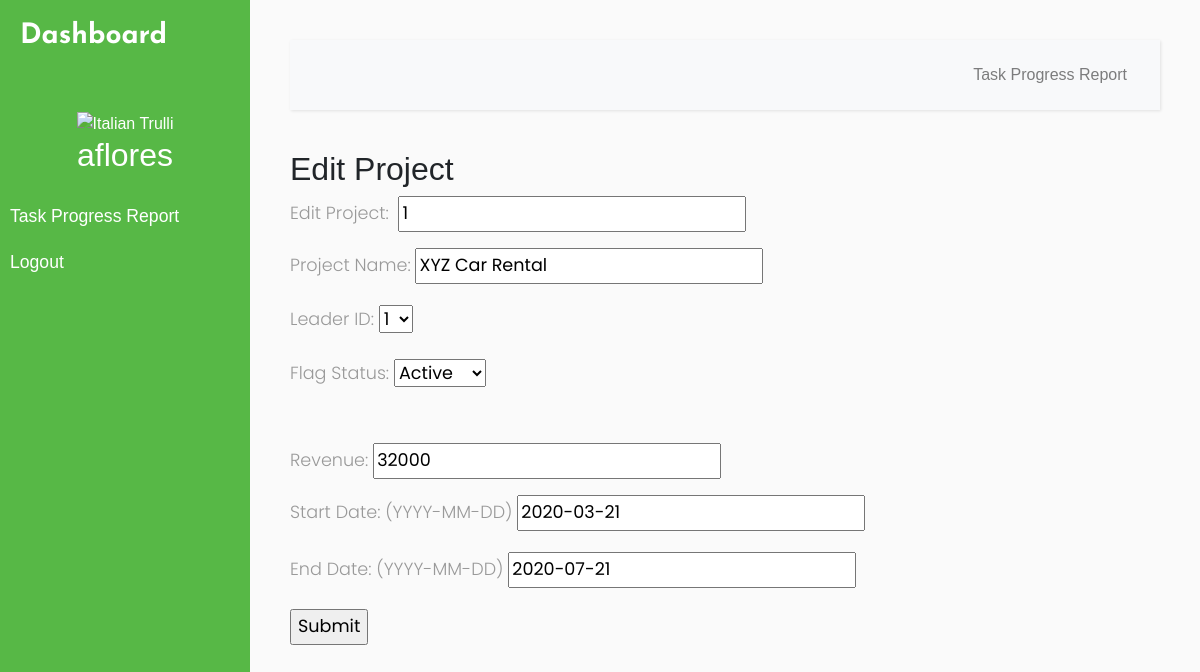
The app's page /EditProject.php?name=XYZ Car Rental (signed in) with its own data.
### tables this page shows
CREATE TABLE USER_LOGIN(
	Username varchar(15) PRIMARY KEY NOT NULL,
    ClientID int(6),
    EmployeeID int(6),
    PasswordHash BINARY(20) NOT NULL,
    Salt BINARY(20) NOT NULL,
    FOREIGN KEY (ClientID) REFERENCES client(ClientID),
    FOREIGN KEY (EmployeeID) REFERENCES employee(EmployeeID)
);

CREATE TABLE MENU(
	MenuID int(6) PRIMARY KEY AUTO_INCREMENT,
    MenuName varchar(30) NOT NULL,
    url varchar(50)
);

CREATE TABLE `PROJECT` (
  `ProjectID` int(6) NOT NULL,
  `ProjectName` varchar(20) DEFAULT NULL,
  `ProjectLeaderID` int(6) NOT NULL,
  `FlagStatus` varchar(1) DEFAULT NULL,
  `Revenue` double DEFAULT NULL,
  `NetGainOrLoss` double DEFAULT NULL,
  `Start_Date` date DEFAULT NULL,
  `End_Date` date DEFAULT NULL
);

### Module/Login/session.php (called while the page is built, shortened)
<?php
$user_check=$_SESSION['login_user'];
$ses_sql=mysqli_query($conn,"SELECT Username, EmployeeName FROM `USER_LOGIN` a INNER JOIN `EMPLOYEE` b ON a.EmployeeID = b.EmployeeID AND Username = '".$user_check."'");
$row = mysqli_fetch_assoc($ses_sql);
$login_session = $row['Username'];
if(!isset($login_session)){
    $ses_sql=mysqli_query($conn,"SELECT Username, ClientName FROM `USER_LOGIN` a INNER JOIN `CLIENT` b ON a.ClientID = b.ClientID AND Username = '".$user_check."'");
    $row = mysqli_fetch_assoc($ses_sql);
    $login_session = $row['Username'];
}
?>

### EditProject.php (the view, shortened to what this page needs)
<?php require_once('Connections/remotesql.php'); ?>
<?php
if (!function_exists("GetSQLValueString")) {
function GetSQLValueString($theValue, $theType, $theDefinedValue = "", $theNotDefinedValue = "")
{
  $theValue = function_exists("mysql_real_escape_string") ? mysql_real_escape_string($theValue) : mysql_escape_string($theValue);
  switch ($theType) {
    case "text":
      $theValue = ($theValue != "") ? "'" . $theValue . "'" : "NULL";
      break;
    case "long":
    case "int":
      $theValue = ($theValue != "") ? intval($theValue) : "NULL";
      break;
  }
  return $theValue;
}
}
$editFormAction = $_SERVER['PHP_SELF'];
if (isset($_SERVER['QUERY_STRING'])) {
  $editFormAction .= "?" . htmlentities($_SERVER['QUERY_STRING']);
}
$colname_Recordset1 = "-1";
if (isset($_GET['name'])) {
  $colname_Recordset1 = $_GET['name'];
}
$query_Recordset1 = sprintf("SELECT ProjectID, ProjectName, ProjectLeaderID, FlagStatus, Revenue, Start_Date, End_Date FROM PROJECT WHERE ProjectName = %s", GetSQLValueString($colname_Recordset1, "text"));
$Recordset1 = mysql_query($query_Recordset1, $remotesql) or die(mysql_error());
$row_Recordset1 = mysql_fetch_assoc($Recordset1);
$query_Recordset2 = "SELECT EmployeeID FROM EMPLOYEE";
$Recordset2 = mysql_query($query_Recordset2, $remotesql) or die(mysql_error());
$row_Recordset2 = mysql_fetch_assoc($Recordset2);
?>
<?php include 'Source/connect.php';?>
<?php include('Module/Login/session.php'); ?>
<!DOCTYPE html>
<html>
<head>
    <link rel="stylesheet" href="https://stackpath.bootstrapcdn.com/bootstrap/4.1.0/css/bootstrap.min.css">
    <link rel="stylesheet" href="style2.css">
    <link rel="stylesheet" href="https://cdnjs.cloudflare.com/ajax/libs/malihu-custom-scrollbar-plugin/3.1.5/jquery.mCustomScrollbar.min.css">
</head>
<body>
    <div class="wrapper">
        <nav id="sidebar">
            <div class="sidebar-header">
                <h3 >Dashboard</h3>
            </div>
            <ul class="list-unstyled components">
                <div class="nav-image">
                <img src="https://avatar-management--avatars.us-west-2.prod.public.atl-paas.net/default-avatar.png" alt="Italian Trulli">
                <h2><? echo $login_session?></h2>
                </div>
                <? $sql_menu = "SELECT MENU.MenuName, MENU.url FROM MENU, ASSIGNED_MENU WHERE MENU.MenuID = ASSIGNED_MENU.MenuID AND ASSIGNED_MENU.Username = '$login_session'";
                $result_menu = $conn->query($sql_menu);
                while($row_menu = $result_menu->fetch_array()){
                ?>
                <li>
                <a href="<? echo $row_menu[1]; ?>"><div onclick="pageClick(this)"> <? echo $row_menu[0]; ?> </div></a>
                </li>
                <?
                }
                ?>
                <li>
                    <a href="#" id="menu-logout">Logout</a>
                </li>
            </ul>
        </nav>
        <div id="content">
            <nav class="navbar navbar-expand-lg navbar-light bg-light">
                <div class="container-fluid">
                    <div class="collapse navbar-collapse" id="navbarSupportedContent">
                        <ul class="nav navbar-nav ml-auto">
                            <? $sql_menu = "SELECT MENU.MenuName, MENU.url FROM MENU, ASSIGNED_MENU WHERE MENU.MenuID = ASSIGNED_MENU.MenuID AND ASSIGNED_MENU.Username = '$login_session'";
                                $result_menu = $conn->query($sql_menu);
                                while($row_menu = $result_menu->fetch_array()){
?>
                <li class="nav-item">
                <a class="nav-link" href="<? echo $row_menu[1]; ?>" ><div onclick="pageClick(this)"> <? echo $row_menu[0]; ?> </div></a>
                </li>
                  <?
                    }
                    ?>
                        </ul>
                    </div>
                </div>
            </nav>
            <div class="content">
            <h2>Edit Project</h2>
		  <form action="<?php echo $editFormAction; ?>" name="form1" method="POST">
		    <p>Edit Project:
		      <input name="projectid" type="text" id="projectid" value="<?php echo $row_Recordset1['ProjectID']; ?>" readonly>
            </p>
		    <p>
		      <label for="projectname">Project Name:</label>
		      <input name="projectname" type="text" id="projectname" value="<?php echo $row_Recordset1['ProjectName']; ?>">
	        </p>
		    <p>
		      <label for="leaderid">Leader ID:
               <select name="leaderid0" id="leaderid0">
		        <?php
do {
?>
		        <option value="<?php echo $row_Recordset2['EmployeeID']?>"><?php echo $row_Recordset2['EmployeeID']?></option>
		        <?php
} while ($row_Recordset2 = mysql_fetch_assoc($Recordset2));
?>
              </select></label>
		    <p>
		      <label for="select">Flag Status: </label>
		      <select name="select" id="select">
              <option value="A">Active</option>
	          </select>
		      <br>
		    </p>
		    <p>Revenue:
		      <input name="revenue" type="text" id="revenue" value="<?php echo $row_Recordset1['Revenue']; ?>">
	        </p>
		    <p>
		      <label for="sdate">Start Date: (YYYY-MM-DD)</label>
		      <input name="sdate" type="text" id="sdate" value="<?php echo $row_Recordset1['Start_Date']; ?>">
		    </p>
		    <p>
		      <label for="edate">End Date: (YYYY-MM-DD)</label>
		      <input name="edate" type="text" id="edate" value="<?php echo $row_Recordset1['End_Date']; ?>">
		    </p>
		    <p>
		      <input type="submit" name="button" id="button" value="Submit">
            </p>
		  </form>
		</div>
        </div>
    </div>
</body>
</html>

### style2.css (style rules this page uses)
body { font-family: 'Ubuntu-Bold', sans-serif; background: #fafafa; }
p { font-family: 'Poppins', sans-serif; font-size: 1.1em; font-weight: 300; line-height: 1.7em; color: #999; }
a, a:hover, a:focus { color: inherit; text-decoration: none; transition: all 0.3s; }
.navbar { padding: 15px 10px; background: #fff; border: none; border-radius: 0; margin-bottom: 40px; box-shadow: 1px 1px 3px rgba(0, 0, 0, 0.1); }
.wrapper { display: flex; width: 100%; }
#sidebar { width: 250px; position: fixed; top: 0; left: 0; height: 100vh; z-index: 999; background: #57b846; color: #fff; transition: all 0.3s; }
#sidebar .sidebar-header { padding: 20px; font-family: 'JosefinSans-Bold',sans-serif; background: #57b846; }
#sidebar .nav-image { text-align: center; padding: 10px 20px; }
#sidebar ul.components { padding: 20px 0; border-bottom: 1px solid #57b846; }
#sidebar ul li a { padding: 10px; font-size: 1.1em; display: block; }
#content { width: calc(100% - 250px); padding: 40px; min-height: 100vh; transition: all 0.3s; position: absolute; top: 0; right: 0; }

### EditProject.php (style rules this page uses)
img { max-height: 66%; max-width: 66%; margin-left: auto; margin-right: auto; }

### records on screen
user_login: Username "aflores"
menu: MenuName "Task Progress Report"
project: projectid "1", projectname "XYZ Car Rental", revenue "32000", sdate "2020-03-21", edate "2020-07-21"

### other values on screen
form field leaderid0 "1"
